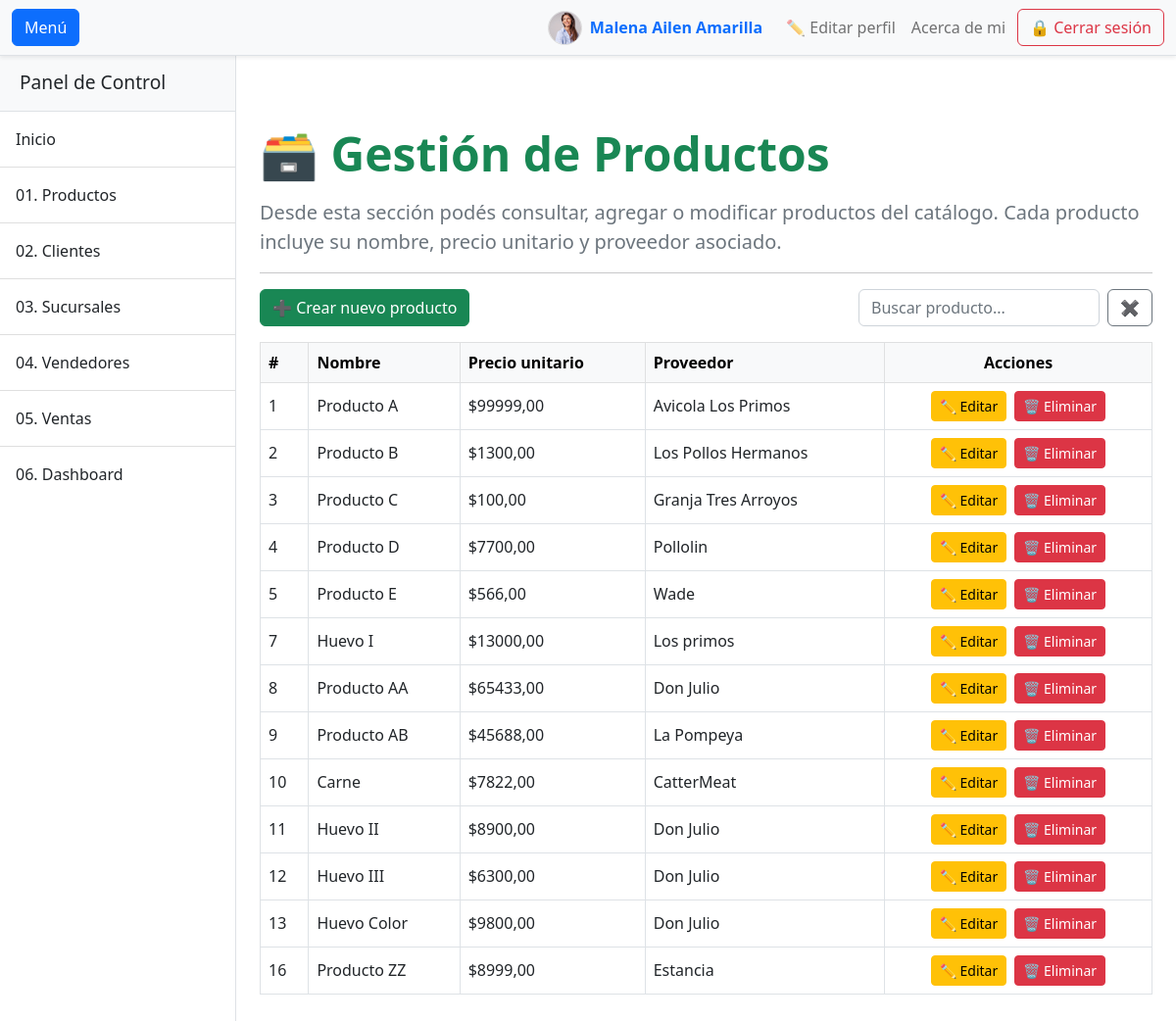
Screenshot of /productos/ (signed in) with the database file from the repository.
### aplicacion/models.py (models this page shows, shortened)
class UserProfile(models.Model):
    user = models.OneToOneField(User, on_delete=models.CASCADE)
    profile_picture = models.ImageField(
        upload_to='profile_pics/',
        default='profile_pics/default.jpg',
        blank=True,
        null=True
    )

class Producto(models.Model):
    id_producto = models.AutoField(primary_key=True)
    nombre_producto = models.CharField(max_length=100)
    precio_unitario = models.DecimalField(max_digits=10, decimal_places=2)
    proveedor = models.CharField(max_length=100)

### aplicacion/views.py (the view)
# urls.py: path('productos/', views.productos, name='productos'),
@login_required(login_url='login')
@permission_required('aplicacion.view_producto', raise_exception=True)
def productos(request):
    query = request.GET.get('q', '')  # Captura el texto del filtro
    if query:
        productos = Producto.objects.filter(nombre_producto__icontains=query)
    else:
        productos = Producto.objects.all()
    return render(request, 'entidades/productos.html', {
        'productos': productos,
        'query': query
    })

### aplicacion/templates/entidades/productos.html (shortened to what this page needs)
{% extends 'entidades/base.html' %}
{% block content %}
<div class="container mt-4">
    <h1 class="display-5 fw-bold text-success mb-3">🗃️ Gestión de Productos</h1>
    <p class="lead text-muted">
        Desde esta sección podés consultar, agregar o modificar productos del catálogo.
        Cada producto incluye su nombre, precio unitario y proveedor asociado.
    </p>
    <hr>
<div class="d-flex justify-content-between align-items-center mb-3">
    <a href="{% url 'nuevo_producto' %}" class="btn btn-success">➕ Crear nuevo producto</a>
    <div class="d-flex ms-3" style="max-width: 300px;">
        <input type="text" id="searchInput"
            class="form-control me-2"
            placeholder="Buscar producto..."
            autocomplete="off">
        <button type="button" id="clearButton" class="btn btn-outline-secondary">✖</button>
    </div>
</div>
{% if productos %}
    <table class="table table-hover table-bordered align-middle mt-3" id="productTable">
        <thead class="table-light">
            <tr>
                <th>#</th>
                <th>Nombre</th>
                <th>Precio unitario</th>
                <th>Proveedor</th>
                <th class="text-center">Acciones</th>
            </tr>
        </thead>
        <tbody>
            {% for producto in productos %}
                <tr>
                    <td>{{ producto.id_producto }}</td>
                    <td>{{ producto.nombre_producto }}</td>
                    <td>${{ producto.precio_unitario|floatformat:2 }}</td>
                    <td>{{ producto.proveedor }}</td>
                    <td class="text-center">
                        <a href="{% url 'editar_producto' producto.id_producto %}" class="btn btn-sm btn-warning me-1">✏️ Editar</a>
                        <a href="{% url 'eliminar_producto' producto.id_producto %}" class="btn btn-sm btn-danger"
                           onclick="return confirm('¿Seguro que querés eliminar este producto?');">🗑️ Eliminar</a>
                    </td>
                </tr>
            {% endfor %}
        </tbody>
    </table>
{% else %}
    <div class="alert alert-info mt-4">No hay productos cargados todavía.</div>
{% endif %}
</div>
{% endblock %}

### aplicacion/templates/entidades/base.html (shortened to what this page needs)
{% load static %}
<!DOCTYPE html>
<html lang="es">
    <head>
        <link href="https://cdn.jsdelivr.net/npm/bootstrap@5.2.3/dist/css/bootstrap.min.css" rel="stylesheet" />
        <link rel="stylesheet" href="{% static 'css/styles.css' %}" />
    </head>
    <body>
        <div class="d-flex" id="wrapper">
            <div class="border-end bg-white" id="sidebar-wrapper" style="margin-top: 56px;">
                <div class="sidebar-heading border-bottom bg-light">Panel de Control</div>
                    <div class="list-group list-group-flush">
                        <a class="list-group-item list-group-item-action p-3" href="{% url 'index' %}">Inicio</a>
                        <a class="list-group-item list-group-item-action p-3" href="{% url 'productos' %}">01. Productos</a>
                        <a class="list-group-item list-group-item-action p-3" href="{% url 'clientes' %}">02. Clientes</a>
                        <a class="list-group-item list-group-item-action p-3" href="{% url 'sucursales' %}">03. Sucursales</a>
                        <a class="list-group-item list-group-item-action p-3" href="{% url 'vendedores' %}">04. Vendedores</a>
                        <a class="list-group-item list-group-item-action p-3" href="{% url 'ventas' %}">05. Ventas</a>
                        <a class="list-group-item list-group-item-action p-3" href="{% url 'dashboard' %}">06. Dashboard</a>
                    </div>
            </div>
            <div id="page-content-wrapper">
                <nav class="navbar navbar-expand-lg navbar-light bg-light border-bottom shadow-sm fixed-top" style="z-index: 1030;">
                    <div class="container-fluid">
                        <button class="btn btn-primary" id="sidebarToggle">Menú</button>
                        <div class="collapse navbar-collapse" id="navbarSupportedContent">
                            <ul class="navbar-nav ms-auto mt-2 mt-lg-0 align-items-center">
                                {% if user.is_authenticated %}
                                <li class="nav-item d-flex align-items-center me-3">
                                    <img src="{{ user.userprofile.profile_picture.url }}"
                                        onerror="this.src='/media/profile_pics/default.jpg'"
                                        alt="Foto de perfil"
                                        class="rounded-circle me-2"
                                        style="width: 35px; height: 35px; object-fit: cover; border: 1px solid #ddd;">
                                    <span class="fw-semibold">
                                        <span class="text-primary">{{ user.first_name }}</span>
                                        <span class="text-primary">{{ user.last_name }}</span>
                                    </span>
                                </li>
                                {% endif %}
                                <li class="nav-item">
                                    <a class="nav-link" href="{% url 'editar_perfil' %}">✏️ Editar perfil</a>
                                </li>
                                <li class="nav-item"><a class="nav-link" href="{% url 'quien_soy' %}">Acerca de mi</a></li>
                                <li class="nav-item"><a class="btn btn-outline-danger ms-1" href="{% url 'logout' %}">🔒 Cerrar sesión</a></li>
                            </ul>
                        </div>
                    </div>
                </nav>
                <main class="container-fluid py-4" style="margin-top: 80px;">
                    {% block content %}
                    {% endblock %}
                </main>
            </div>
        </div>
    </body>
</html>

### rows the page displays
Producto: id_producto "1", nombre_producto "Producto A", precio_unitario "99999,00", proveedor "Avicola Los Primos"
Producto: id_producto "2", nombre_producto "Producto B", precio_unitario "1300,00", proveedor "Los Pollos Hermanos"
Producto: id_producto "3", nombre_producto "Producto C", precio_unitario "100,00", proveedor "Granja Tres Arroyos"
Producto: id_producto "4", nombre_producto "Producto D", precio_unitario "7700,00", proveedor "Pollolin"
Producto: id_producto "5", nombre_producto "Producto E", precio_unitario "566,00", proveedor "Wade"
Producto: id_producto "7", nombre_producto "Huevo I", precio_unitario "13000,00", proveedor "Los primos"
Producto: id_producto "8", nombre_producto "Producto AA", precio_unitario "65433,00", proveedor "Don Julio"
Producto: id_producto "9", nombre_producto "Producto AB", precio_unitario "45688,00", proveedor "La Pompeya"
Producto: id_producto "10", nombre_producto "Carne", precio_unitario "7822,00", proveedor "CatterMeat"
Producto: id_producto "11", nombre_producto "Huevo II", precio_unitario "8900,00", proveedor "Don Julio"
Producto: id_producto "12", nombre_producto "Huevo III", precio_unitario "6300,00", proveedor "Don Julio"
Producto: id_producto "13", nombre_producto "Huevo Color", precio_unitario "9800,00", proveedor "Don Julio"
Producto: id_producto "16", nombre_producto "Producto ZZ", precio_unitario "8999,00", proveedor "Estancia"

### other values shown
{{ user.first_name }} "Malena Ailen"
{{ user.last_name }} "Amarilla"
